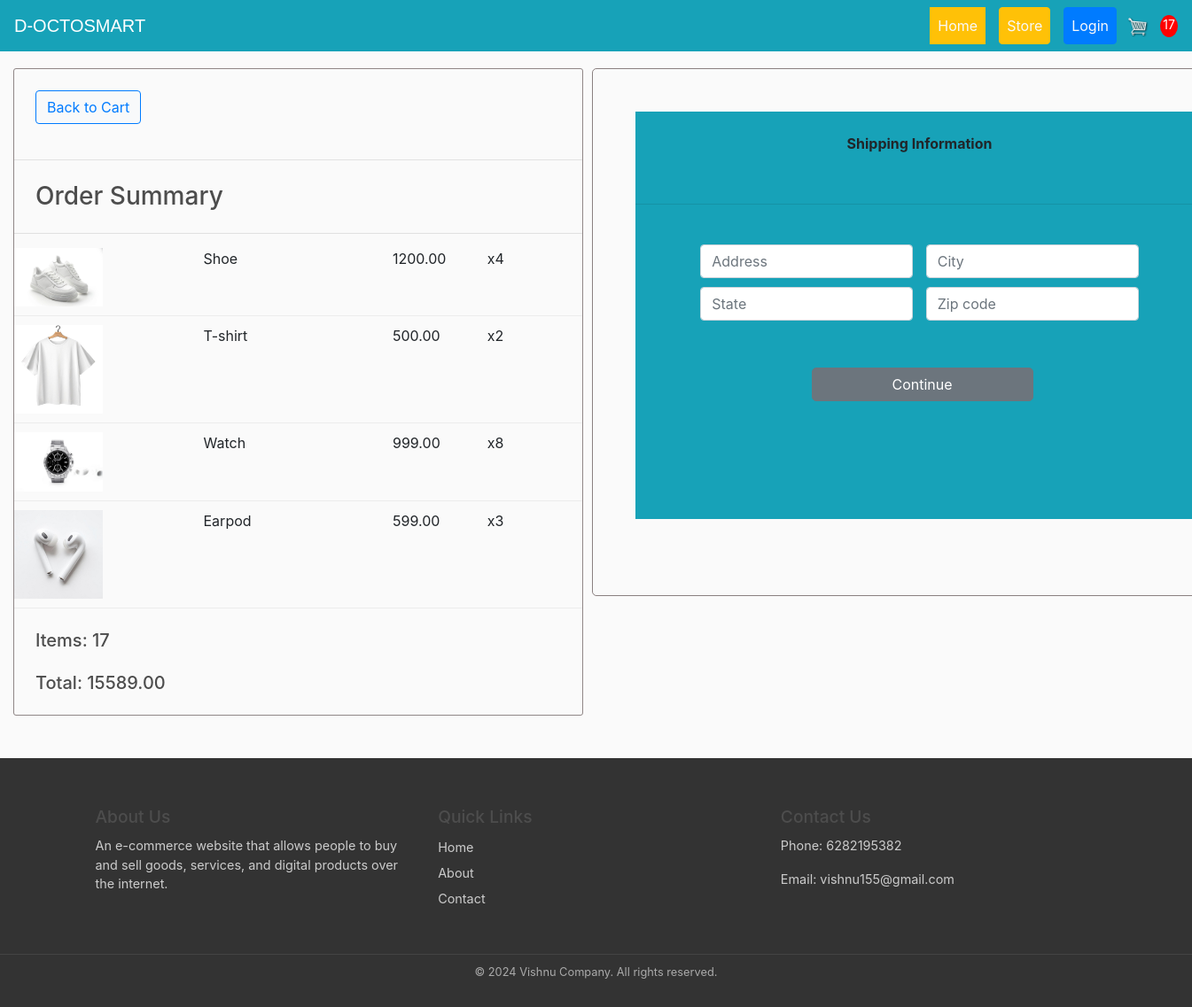
/checkout/ (signed in), run on an earlier commit of the app's database.
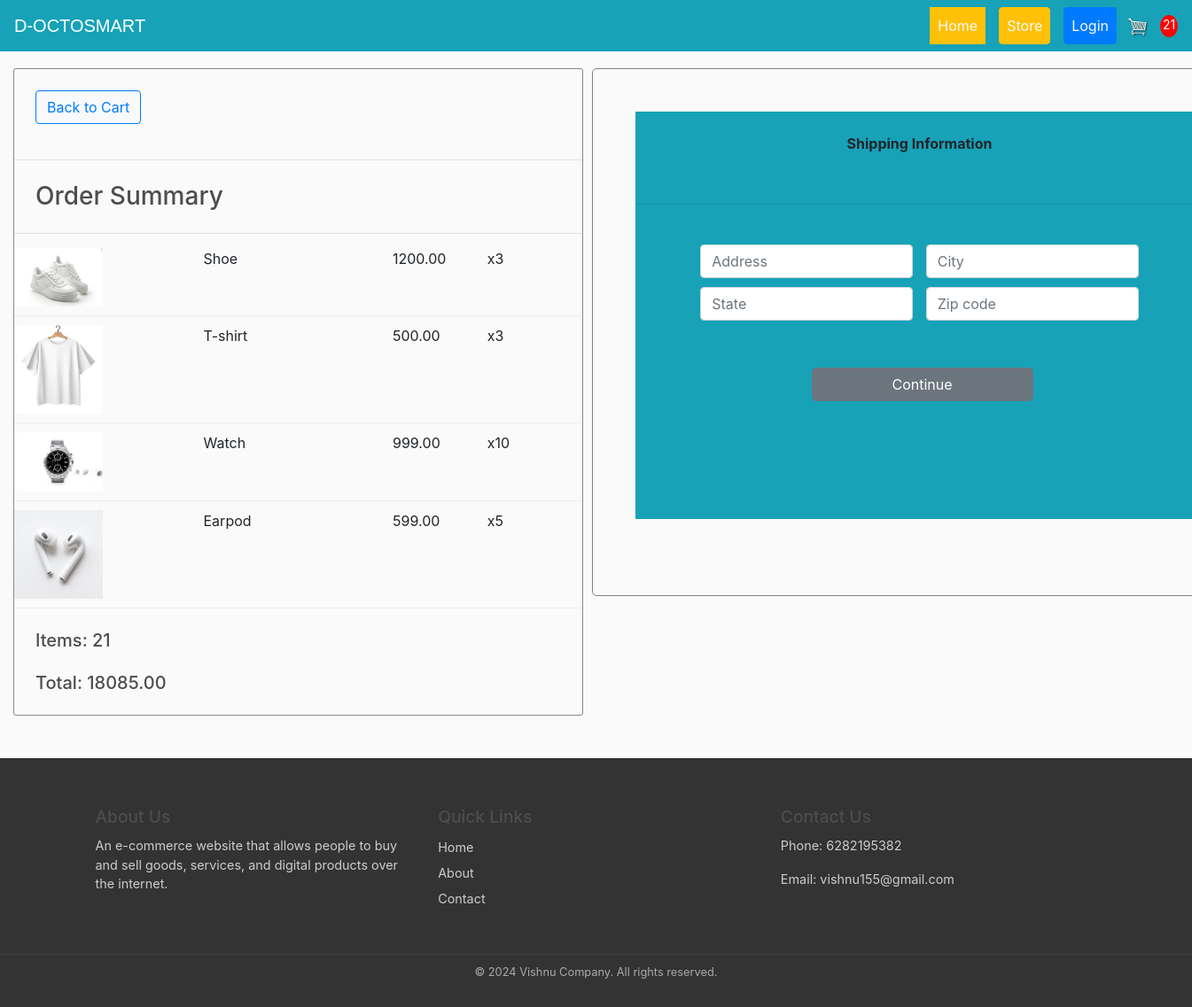
And on a later commit of the database.
### store/models.py (models this page shows, shortened)
class OrderItem(models.Model):
	product = models.ForeignKey(Product, on_delete=models.SET_NULL, null=True)
	order = models.ForeignKey(Order, on_delete=models.SET_NULL, null=True)
	quantity = models.IntegerField(default=0, null=True, blank=True)
	date_added = models.DateTimeField(auto_now_add=True)
	@property
	def get_total(self):
		total = self.product.price * self.quantity
		return total

class Order(models.Model):
	customer = models.ForeignKey(Customer, on_delete=models.SET_NULL, null=True, blank=True)
	date_ordered = models.DateTimeField(auto_now_add=True)
	complete = models.BooleanField(default=False)
	transaction_id = models.CharField(max_length=100, null=True)
	@property
	def shipping(self):
		shipping = False
		orderitems = self.orderitem_set.all()
		for i in orderitems:
			if i.product.digital == False:
				shipping = True
		return shipping
	@property
	def get_cart_total(self):
		orderitems = self.orderitem_set.all()
		total = sum([item.get_total for item in orderitems])
		return total
	@property
	def get_cart_items(self):
		orderitems = self.orderitem_set.all()
		total = sum([item.quantity for item in orderitems])
		return total

class Product(models.Model):
	name = models.CharField(max_length=200)
	price = models.FloatField()
	digital = models.BooleanField(default=False,null=True, blank=True)
	image = models.ImageField(null=True, blank=True)
	@property
	def imageURL(self):
		try:
			url = self.image.url
		except:
			url = ''
		return url

### store/views.py (the view)
# urls.py: path('checkout/', views.checkout, name="checkout"),
def checkout(request):
	data = cartData(request)
	cartItems = data['cartItems']
	order = data['order']
	items = data['items']
	context = {'items':items, 'order':order, 'cartItems':cartItems}
	return render(request, 'store/checkout.html', context)

### store/utils.py (called while the page is built)
def cartData(request):
	if request.user.is_authenticated:
		customer = request.user.customer
		order, created = Order.objects.get_or_create(customer=customer, complete=False)
		items = order.orderitem_set.all()
		cartItems = order.get_cart_items
	else:
		cookieData = cookieCart(request)
		cartItems = cookieData['cartItems']
		order = cookieData['order']
		items = cookieData['items']
	return {'cartItems':cartItems ,'order':order, 'items':items}

### store/templates/store/checkout.html (shortened to what this page needs)
{% extends 'store/main.html' %}
{% load static %}
{% block content %}
<br>
<div class="row">
	<div class="col-lg-6"
		style="border-color: rgb(12, 128, 231); margin-top: -5px;">
		<div class
			style="border: 1px solid rgba(114, 103, 103, 0.779); margin-left: 15px; border-radius: 3px;">
			<a class="btn btn-outline-primary m-4 bg-light" style="border-radius: 4px;"
				href="{% url 'cart' %}"> Back to Cart</a>
			<hr>
			<h3 class="m-4">Order Summary</h3>
			<hr>
			{% for item in items %}
			<div class="cart-row">
				<div style="flex:2"><img class="row-image"
						src="{{item.product.imageURL}}"></div>
				<div style="flex:2"><p>{{item.product.name}}</p></div>
				<div style="flex:1"><p>{{item.product.price|floatformat:2}}</p></div>
				<div style="flex:1"><p>x{{item.quantity}}</p></div>
			</div>
			{% endfor %}
			<h5 class="m-4">Items: {{order.get_cart_items}}</h5>
			<h5 class="m-4">Total: {{order.get_cart_total|floatformat:2}}</h5>
		</div>
	</div><br>
	<br>
	<div class="col-lg-6" style="  margin-top: -5px;">
		<div class="boxx p-5"
			style="border: 1px solid rgb(138, 128, 128);  height: 596px; width:740px; margin-left: -20px; border-radius: 5px;"
			id="form-wrapper">
			<form id="form">
				<div class="text-center bg-info" style="height: 460px;"
					id="shipping-info"><br>
					<p><strong>Shipping Information</strong></p><br>
					<hr><br>
					<div class="form-field">
						<input class="form-control" type="text" name="address"
							placeholder="Address">
					</div>
					<div class="form-field">
						<input class="form-control" type="text" name="city" placeholder="City">
					</div>
					<div class="form-field">
						<input class="form-control" type="text" name="state"
							placeholder="State">
					</div>
					<div class="form-field">
						<input class="form-control" type="text" name="country"
							placeholder="Zip code">
					</div><br><br><br>
					<input style="border-radius: 5px; width: 250px; margin-left: 199px;" id="form-button" class="btn btn-secondary btn-block" type="submit"
							value="Continue">
				</div>
			</form>
		</div>
	</div>
</div>
{% endblock content %}

What changed in the data, as far as the page shows it:
changed OrderItem "Shoe": quantity "4" → "3"
changed OrderItem "T-shirt": quantity "2" → "3"
changed OrderItem "Watch": quantity "8" → "10"
changed OrderItem "Earpod": quantity "3" → "5"
changed through a linked row, Order: get_cart_items "17" → "21"; get_cart_total "15589.00" → "18085.00"
Also different on the page:
{{ cartItems }}: "17" → "21"
